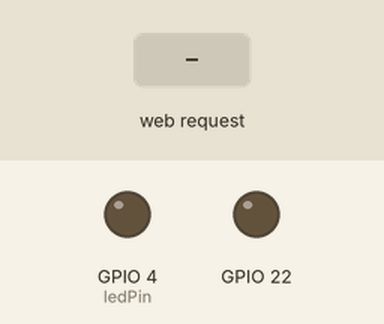
Simulated run of this sketch. Board: ESP32. Shown: output pins drawn as LEDs (lit = HIGH). The inputs (shaded band) are chosen by the test bench. Storage starts empty; what the sketch prints to the serial monitor is not drawn.

Above: at 2.2 s.
2.3 s: HTTP request GET /on received
At 3.5 s:
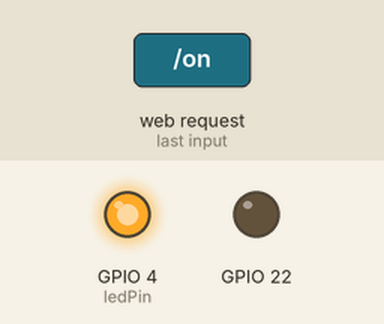
3.8 s: HTTP request GET /on2 received
At 4.7 s:
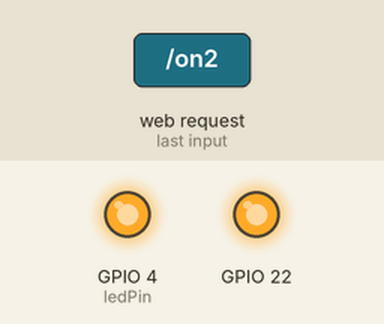
5.3 s: HTTP request GET /off received
At 5.8 s:
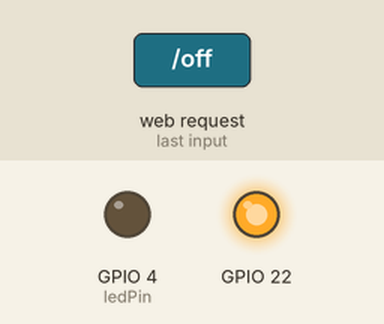
6.8 s: HTTP request GET /off2 received
At 8.2 s:
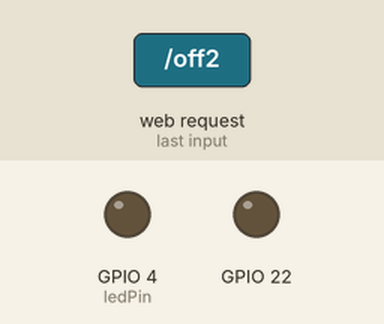
Timing chart, 0 to 9.3 s (numbered marks = the images above; inputs shaded):
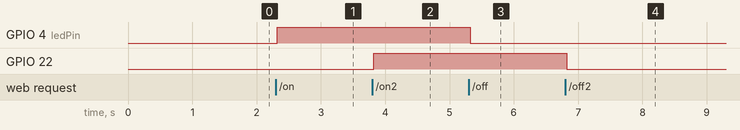

Measured:
- after the input at 2.3 s, GPIO 4 (ledPin): LOW → HIGH at once
- after the input at 3.8 s, GPIO 22: LOW → HIGH at once
- after the input at 5.3 s, GPIO 4 (ledPin): HIGH → LOW at once
- after the input at 6.8 s, GPIO 22: HIGH → LOW at once

The sketch:

sketch_feb14a.ino
```cpp
#include <WiFi.h>
#include <WebServer.h>
#include "SPIFFS.h"
#include "ESPAsyncWebServer.h"

const char* htmlfile = "/index.html";

const char *ssid = "ssidKaran";
const char *password = "";
const int ledPin = 4;
AsyncWebServer server(80);

String ledState;
String ledState2;


String processor(const String& var){
  Serial.println(var);
  if(var == "STATE"){
    if(digitalRead(ledPin)){
      ledState = "ON";
    }
    else{
      ledState = "OFF";
    }
    Serial.print(ledState);
    return ledState;
  }
  return String();
}

String processor2(const String& var){
  Serial.println(var);
  if(var == "STATE"){
    if(digitalRead(22)){
      ledState2 = "ON";
    }
    else{
      ledState2 = "OFF";
    }
    Serial.print(ledState2);
    return ledState2;
  }
  return String();
}


void setup() {
  delay(1000);
  Serial.begin(115200);
    pinMode(ledPin, OUTPUT);
    pinMode(22, OUTPUT);

  Serial.println();

  //Initialize File System
  SPIFFS.begin();
  Serial.println("File System Initialized");

  //Initialize AP Mode
  WiFi.softAP(ssid);  //Password not used
  IPAddress myIP = WiFi.softAPIP();
  Serial.print("Web Server IP:");
  Serial.println(myIP);

  //Initialize Webserver
   server.on("/", HTTP_GET, [](AsyncWebServerRequest *request){
    request->send(SPIFFS, "/index.html", String(), false, processor);
  });
    server.on("/on",HTTP_GET, [](AsyncWebServerRequest *request){
    digitalWrite(ledPin, HIGH);
    request->send(SPIFFS, "/index.html", String(), false, processor);
  });
  server.on("/off",HTTP_GET, [](AsyncWebServerRequest *request){
    digitalWrite(ledPin, LOW);
    request->send(SPIFFS, "/index.html", String(), false, processor);
  });
   server.on("/on2",HTTP_GET, [](AsyncWebServerRequest *request){
    digitalWrite(22, HIGH);
    request->send(SPIFFS, "/index.html", String(), false, processor2);
  });
  server.on("/off2",HTTP_GET, [](AsyncWebServerRequest *request){
    digitalWrite(22, LOW);
    request->send(SPIFFS, "/index.html", String(), false, processor2);
  });
  server.on("/style.css", HTTP_GET, [](AsyncWebServerRequest *request){
    request->send(SPIFFS, "/style.css", "text/css");
  });
  server.on("/prerequist.png", HTTP_GET, [](AsyncWebServerRequest *request){
    request->send(SPIFFS, "/prerequist.png", "image/png");
  });


  server.begin();
}

void loop() {
 //server.handleClient();
}
```
